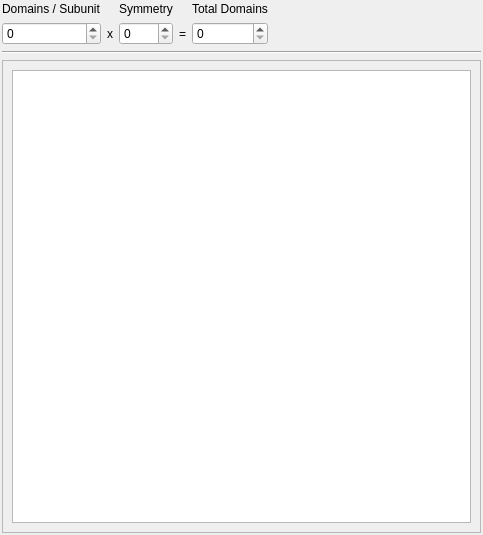
<?xml version="1.0" encoding="UTF-8"?>
<ui version="4.0">
 <class>Form</class>
 <widget class="QWidget" name="Form">
  <property name="geometry">
   <rect>
    <x>0</x>
    <y>0</y>
    <width>483</width>
    <height>535</height>
   </rect>
  </property>
  <property name="windowTitle">
   <string>Form</string>
  </property>
  <layout class="QGridLayout" name="gridLayout">
   <property name="leftMargin">
    <number>2</number>
   </property>
   <property name="topMargin">
    <number>2</number>
   </property>
   <property name="rightMargin">
    <number>2</number>
   </property>
   <property name="bottomMargin">
    <number>2</number>
   </property>
   <item row="1" column="1">
    <widget class="Line" name="line">
     <property name="orientation">
      <enum>Qt::Horizontal</enum>
     </property>
    </widget>
   </item>
   <item row="2" column="1">
    <widget class="QScrollArea" name="scrollArea">
     <property name="widgetResizable">
      <bool>true</bool>
     </property>
     <widget class="QWidget" name="scrollAreaWidgetContents_2">
      <property name="geometry">
       <rect>
        <x>0</x>
        <y>0</y>
        <width>477</width>
        <height>479</height>
       </rect>
      </property>
      <layout class="QVBoxLayout" name="verticalLayout">
       <item>
        <widget class="table" name="domains_table"/>
       </item>
      </layout>
     </widget>
    </widget>
   </item>
   <item row="0" column="1">
    <layout class="QGridLayout" name="settings_area">
     <item row="1" column="3">
      <widget class="QLabel" name="label_2">
       <property name="text">
        <string>=</string>
       </property>
       <property name="alignment">
        <set>Qt::AlignCenter</set>
       </property>
      </widget>
     </item>
     <item row="1" column="0">
      <widget class="QSpinBox" name="domains_per_subunit"/>
     </item>
     <item row="1" column="1">
      <widget class="QLabel" name="label">
       <property name="text">
        <string>x</string>
       </property>
       <property name="alignment">
        <set>Qt::AlignCenter</set>
       </property>
      </widget>
     </item>
     <item row="1" column="4">
      <widget class="QSpinBox" name="total_domains"/>
     </item>
     <item row="0" column="0">
      <widget class="QLabel" name="label_3">
       <property name="frameShape">
        <enum>QFrame::NoFrame</enum>
       </property>
       <property name="frameShadow">
        <enum>QFrame::Sunken</enum>
       </property>
       <property name="lineWidth">
        <number>2</number>
       </property>
       <property name="midLineWidth">
        <number>2</number>
       </property>
       <property name="text">
        <string>Domains / Subunit</string>
       </property>
       <property name="scaledContents">
        <bool>false</bool>
       </property>
       <property name="wordWrap">
        <bool>true</bool>
       </property>
      </widget>
     </item>
     <item row="0" column="2">
      <widget class="QLabel" name="label_4">
       <property name="frameShape">
        <enum>QFrame::NoFrame</enum>
       </property>
       <property name="frameShadow">
        <enum>QFrame::Sunken</enum>
       </property>
       <property name="lineWidth">
        <number>2</number>
       </property>
       <property name="midLineWidth">
        <number>2</number>
       </property>
       <property name="text">
        <string>Symmetry</string>
       </property>
       <property name="scaledContents">
        <bool>false</bool>
       </property>
       <property name="wordWrap">
        <bool>true</bool>
       </property>
      </widget>
     </item>
     <item row="0" column="4">
      <widget class="QLabel" name="label_5">
       <property name="frameShape">
        <enum>QFrame::NoFrame</enum>
       </property>
       <property name="frameShadow">
        <enum>QFrame::Sunken</enum>
       </property>
       <property name="lineWidth">
        <number>2</number>
       </property>
       <property name="midLineWidth">
        <number>2</number>
       </property>
       <property name="text">
        <string>Total Domains</string>
       </property>
       <property name="scaledContents">
        <bool>false</bool>
       </property>
       <property name="wordWrap">
        <bool>true</bool>
       </property>
      </widget>
     </item>
     <item row="1" column="2">
      <widget class="QSpinBox" name="symmetry"/>
     </item>
     <item row="0" column="5" rowspan="2">
      <spacer name="horizontalSpacer">
       <property name="orientation">
        <enum>Qt::Horizontal</enum>
       </property>
       <property name="sizeHint" stdset="0">
        <size>
         <width>40</width>
         <height>20</height>
        </size>
       </property>
      </spacer>
     </item>
    </layout>
   </item>
  </layout>
 </widget>
 <customwidgets>
  <customwidget>
   <class>table</class>
   <extends>QTableWidget</extends>
   <header>config.domains.main</header>
  </customwidget>
 </customwidgets>
 <resources/>
 <connections/>
</ui>
